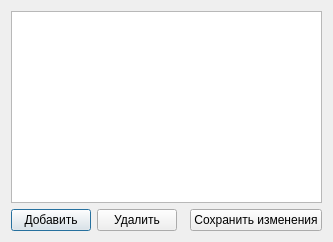
<?xml version="1.0" encoding="UTF-8"?>
<ui version="4.0">
 <class>ClientsDialog</class>
 <widget class="QDialog" name="ClientsDialog">
  <layout class="QVBoxLayout" name="verticalLayout">
   <item>
    <widget class="QTableView" name="tableView">
     <property name="selectionBehavior"><enum>QAbstractItemView::SelectRows</enum></property>
     </widget>
   </item>
   <item>
    <layout class="QHBoxLayout" name="horizontalLayout">
     <item>
      <widget class="QPushButton" name="btnAdd">
       <property name="text"><string>Добавить</string></property>
      </widget>
     </item>
     <item>
      <widget class="QPushButton" name="btnDelete">
       <property name="text"><string>Удалить</string></property>
      </widget>
     </item>
     <item>
      <spacer name="horizontalSpacer">
       <property name="orientation"><enum>Qt::Horizontal</enum></property>
      </spacer>
     </item>
     <item>
      <widget class="QPushButton" name="btnSave">
       <property name="text"><string>Сохранить изменения</string></property>
      </widget>
     </item>
    </layout>
   </item>
  </layout>
 </widget>
</ui>
